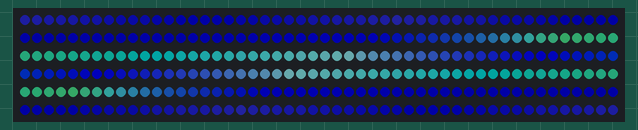
Bench run of a sketch on a simulated Arduino Uno, built with avr-gcc and run on an emulated ATmega328P. Parts: 300 RGB LEDs in strip order, left to right, continuing on the next row. Dim RGB values are drawn brighter than linear.

Above: at 1.07 s.
At 3.03 s:
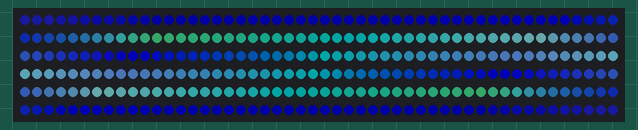
At 4.99 s:
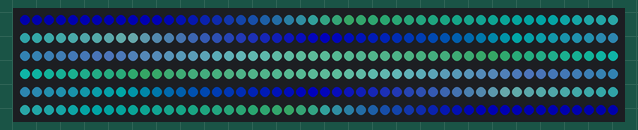
At 8.91 s:
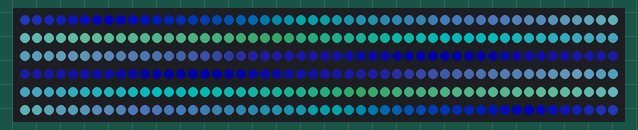
At 12.84 s:
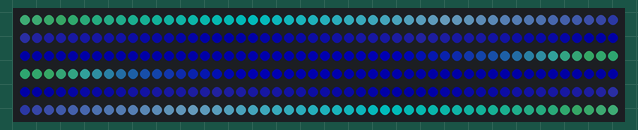
At 16.76 s:
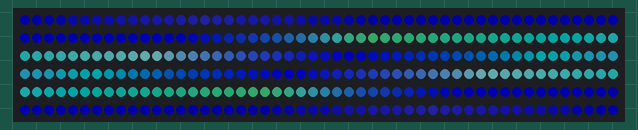

Measured:
- by itself, everything shown: repeats every 14.8 s, in 256 steps

The sketch:

WaterLineLED.ino
```cpp
#include <FastLED.h>

#define DATA_PIN   9 // SPI MOSI pin
#define CLOCK_PIN  8 //13 //SPI  SCK

#define COLOR_ORDER BGR  // most of the 10mm black APA102

#define CHIPSET     APA102
#define NUM_LEDS    300

#define FPS 100

//CRGB leds[NUM_LEDS];
CRGBArray<NUM_LEDS> leds;

CRGBPalette16 currentPalette;
TBlendType    currentBlending;
int brightness = 75;


uint8_t values[NUM_LEDS];

void setup() {
  delay(1000); // sanity delay

  FastLED.addLeds<CHIPSET, DATA_PIN, CLOCK_PIN, COLOR_ORDER, DATA_RATE_MHZ(8)>(leds, NUM_LEDS).setCorrection( TypicalSMD5050 );
  FastLED.setBrightness( brightness );

  currentPalette = OceanColors_p;
//  currentPalette = ForestColors_p;
  currentBlending = LINEARBLEND;
//  currentBlending = NOBLEND;
}

void loop()
{
  static uint8_t paletteIndex = 0; // the number of pixels that the pattern phase shifts each time
  // decouple the rate from the index by waiting for some time
  EVERY_N_MILLISECONDS( 50 ) { paletteIndex++; }
  fill_mirror_from_palette(paletteIndex);
  FastLED.show();
  delayToSyncFrameRate(FPS);
}

void FillLEDsFromPaletteColors( uint8_t colorIndex)
{
    for( int i = 0; i < NUM_LEDS; i++) {
        leds[i] = ColorFromPalette( currentPalette, colorIndex, 255, currentBlending);
        // the shift along color index changes the frequency of the pattern oscillations
        // higher numbers increase the frequency, shortening the period
        colorIndex += 1; // from PaletteTrace.ino
    }
}


void fill_mirror_from_palette(uint8_t colorIndex)
{
  for(int i=0; i < int(NUM_LEDS/2); i++) {
    leds[i] = ColorFromPalette(currentPalette, colorIndex, 255, currentBlending);
    leds[NUM_LEDS - i - 1] = leds[i];
    colorIndex += 1; // the color shift frequency
  }
}


// delayToSyncFrameRate - delay how many milliseconds are needed
//   to maintain a stable frame rate.
static void delayToSyncFrameRate( uint8_t framesPerSecond) {
  static uint32_t msprev = 0;
  uint32_t mscur = millis();
  uint16_t msdelta = mscur - msprev;
  uint16_t mstargetdelta = 1000 / framesPerSecond;
  // Serial.print("frame dt: ");
  // Serial.println(msdelta);
  if ( msdelta < mstargetdelta) {
    FastLED.delay( mstargetdelta - msdelta);
  }
  msprev = mscur;
}
```
